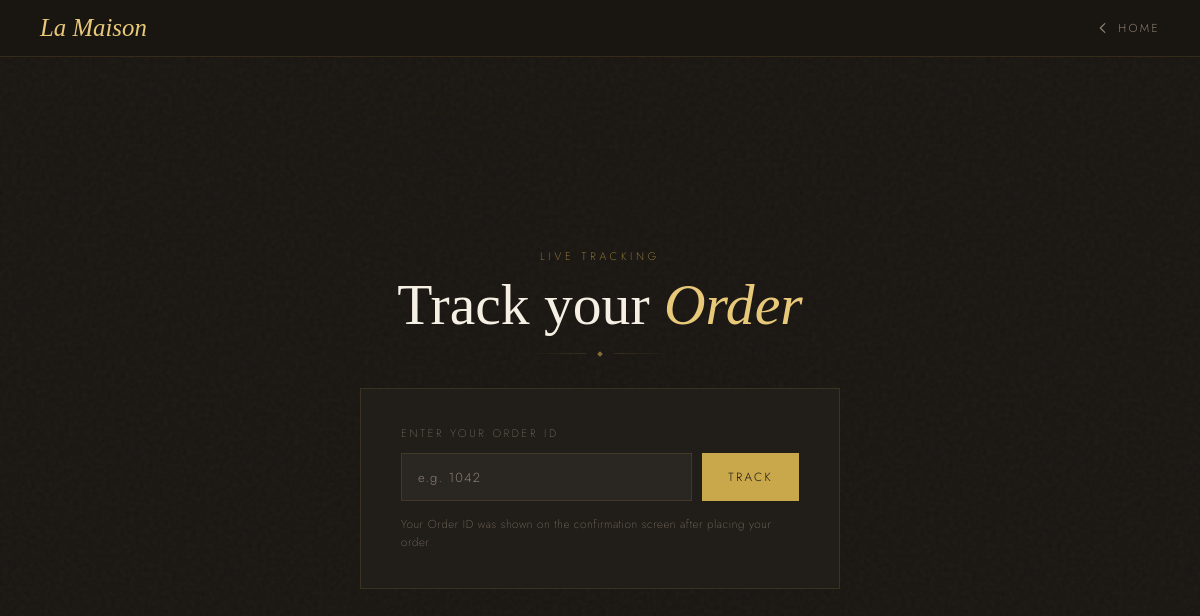
The app's page /order_status?order_id=5, older data.
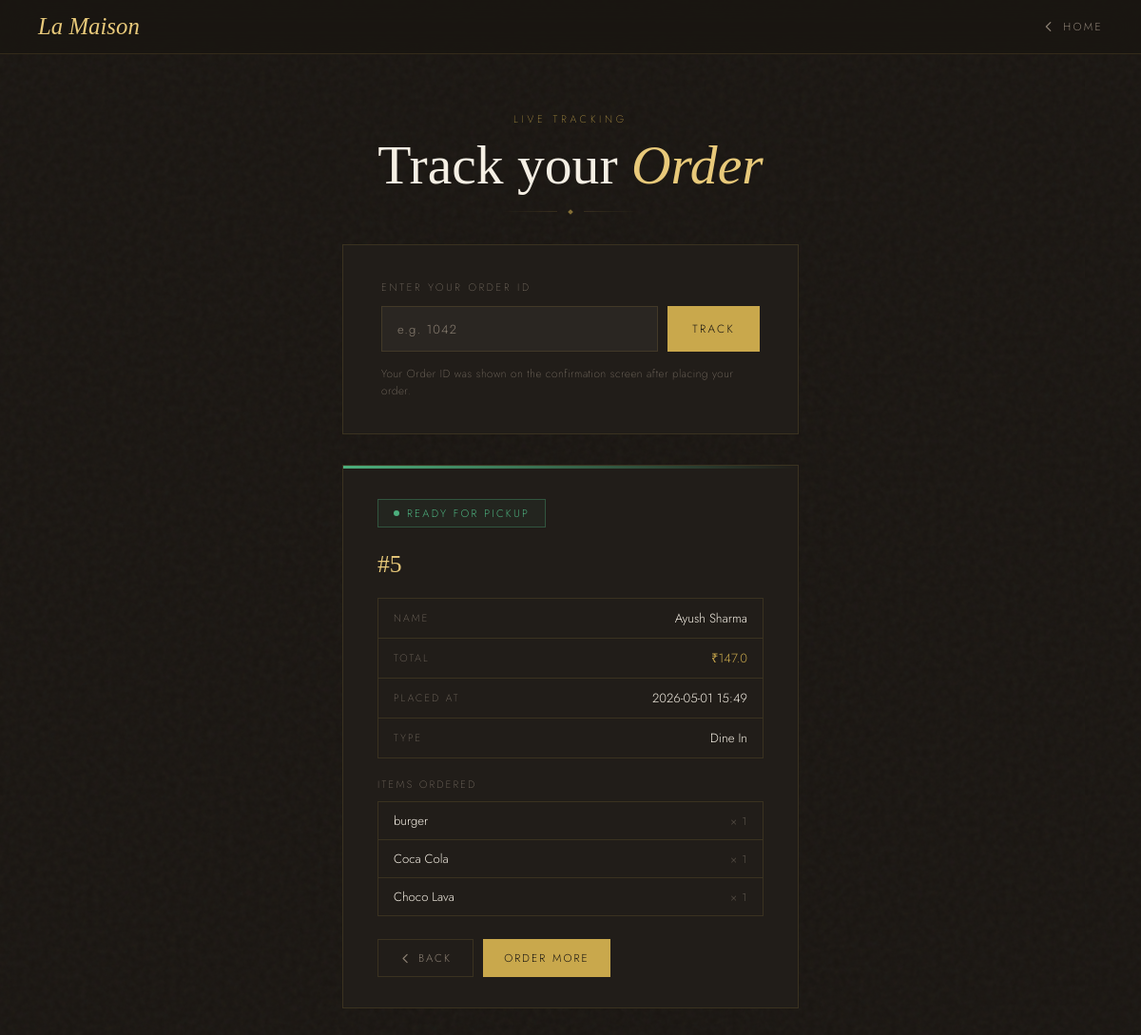
The same page, newer data.
### tables this page shows
CREATE TABLE orders (
    id INTEGER PRIMARY KEY AUTOINCREMENT,
    username TEXT,
    items TEXT,
    total REAL,
    time TEXT,
    status TEXT DEFAULT 'Preparing',
    order_type TEXT DEFAULT 'Dine In'
    );

### app.py (the view)
@app.route('/order_status')
def check_order():
    order_id = request.args.get('order_id')
    order = None
    if order_id:
        conn = sqlite3.connect('database.db')
        cur = conn.cursor()
        cur.execute("SELECT * FROM orders WHERE id=?", (order_id,))
        order = cur.fetchone()
        conn.close()
        import json
        if order:
            order = list(order)
            if len(order) == 6:
                order.append('Dine In')
            order[2] = json.loads(order[2])   # 🔥 items decode
    return render_template('check_status.html', order=order)

### templates/check_status.html (shortened to what this page needs)
<nav class="top-nav">
  <a href="/" class="nav-brand">La Maison</a>
  <a href="/welcome" class="nav-home">
    <svg viewBox="0 0 16 16" stroke-width="1.5" stroke-linecap="round" stroke-linejoin="round">
      <path d="M10 3L5 8l5 5"/>
    </svg>
    Home
  </a>
</nav>
<div class="page">
  <div class="page-header">
    <p class="page-eyebrow">Live tracking</p>
    <h1>Track your <em>Order</em></h1>
    <div class="header-rule"><span></span><i></i><span></span></div>
  </div>
  <div class="search-card">
    <label class="search-label" for="order_id">Enter your order ID</label>
    <form method="GET" action="/order_status">
      <div class="search-row">
        <input type="number" id="order_id" name="order_id"
               placeholder="e.g. 1042" required>
        <button type="submit" class="btn-check">Track</button>
      </div>
    </form>
    <p class="search-hint">Your Order ID was shown on the confirmation screen after placing your order.</p>
  </div>
  {% if order %}
  <div class="result-card">
    {% if order[5] == "Ready" %}
    <div class="result-strip ready"></div>
    {% else %}
    <div class="result-strip preparing"></div>
    {% endif %}
    <div class="result-inner">
      {% if order[5] == "Ready" %}
      <div class="result-status ready">
        <span class="status-dot"></span>
        Ready for pickup
      </div>
      {% else %}
      <div class="result-status preparing">
        <span class="status-dot"></span>
        Preparing your order
      </div>
      {% endif %}
      <span class="result-order-id">#{{ order[0] }}</span>
      <div class="result-meta">
        <div class="meta-row">
          <span class="meta-label">Name</span>
          <span class="meta-value">{{ order[1] }}</span>
        </div>
        <div class="meta-row">
          <span class="meta-label">Total</span>
          <span class="meta-value gold">₹{{ order[3] }}</span>
        </div>
        <div class="meta-row">
          <span class="meta-label">Placed at</span>
          <span class="meta-value">{{ order[4] }}</span>
        </div>
        <div class="meta-row">
          <span class="meta-label">Type</span>
          <span class="meta-value">
            {% if order[6] == "Dine In" %}
              Dine In
            {% else %}
              Take Away
            {% endif %}
          </span>
        </div>
      </div>
      <p class="items-title">Items ordered</p>
      <ul class="items-list">
        {% for item in order[2] %}
        <li>
          <span>{{ item.name }}</span>
          <span class="item-qty">× {{ item.quantity }}</span>
        </li>
        {% endfor %}
      </ul>
      <div class="result-actions">
        <a href="/order_status" class="btn-back">
          <svg viewBox="0 0 16 16" stroke-width="1.5" stroke-linecap="round" stroke-linejoin="round">
            <path d="M10 3L5 8l5 5"/>
          </svg>
          Back
        </a>
        <a href="/menu" class="btn-menu">Order More</a>
      </div>
    </div>
  </div>
  {% endif %}
</div>

Row changes from the older to the newer data that the page shows:
added orders: id "5", username "Ayush Sharma", total "147.0", time "2026-05-01 15:49"
Text that changed along with them:
text now shown: "READY FOR PICKUP # NAME TOTAL ₹ PLACED AT TYPE Dine In ITEMS ORDERED BACK ORDER MORE"
new list line: "burger × 1"
new list line: "Coca Cola × 1"
new list line: "Choco Lava × 1"
